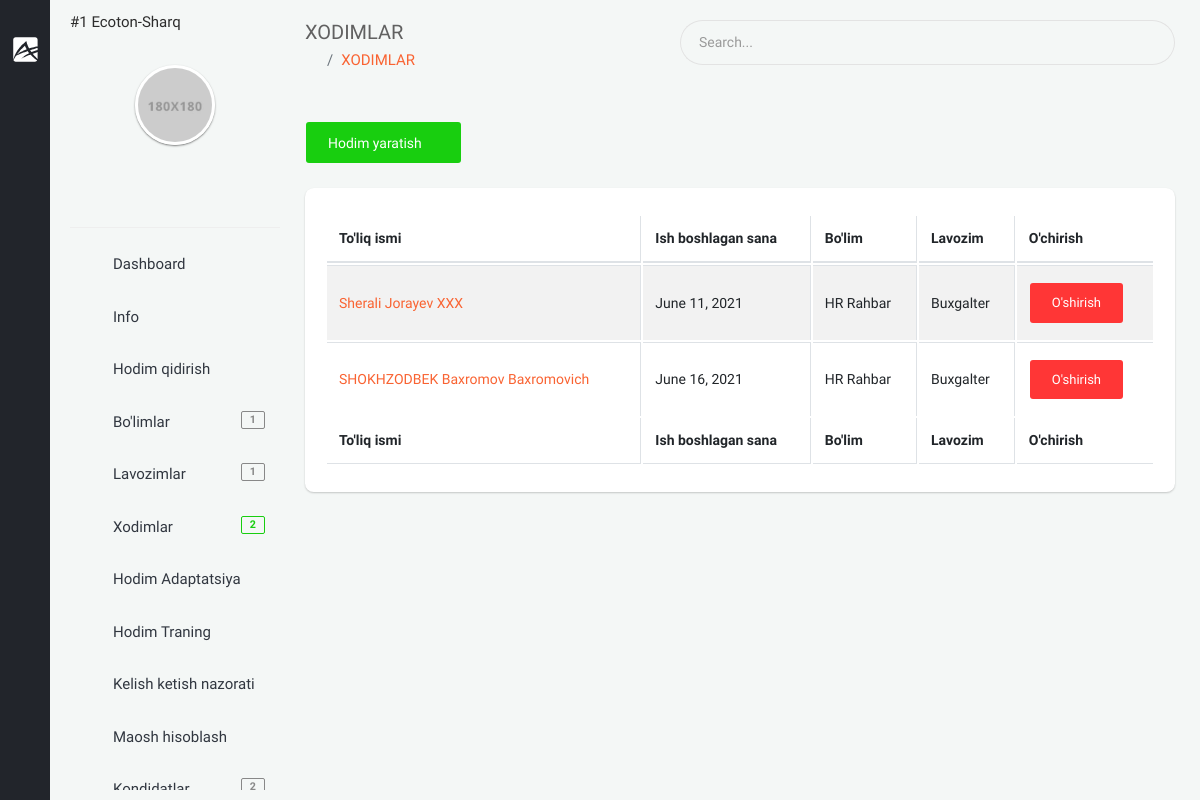
The app's page /backoffice/staff (signed in), older data.
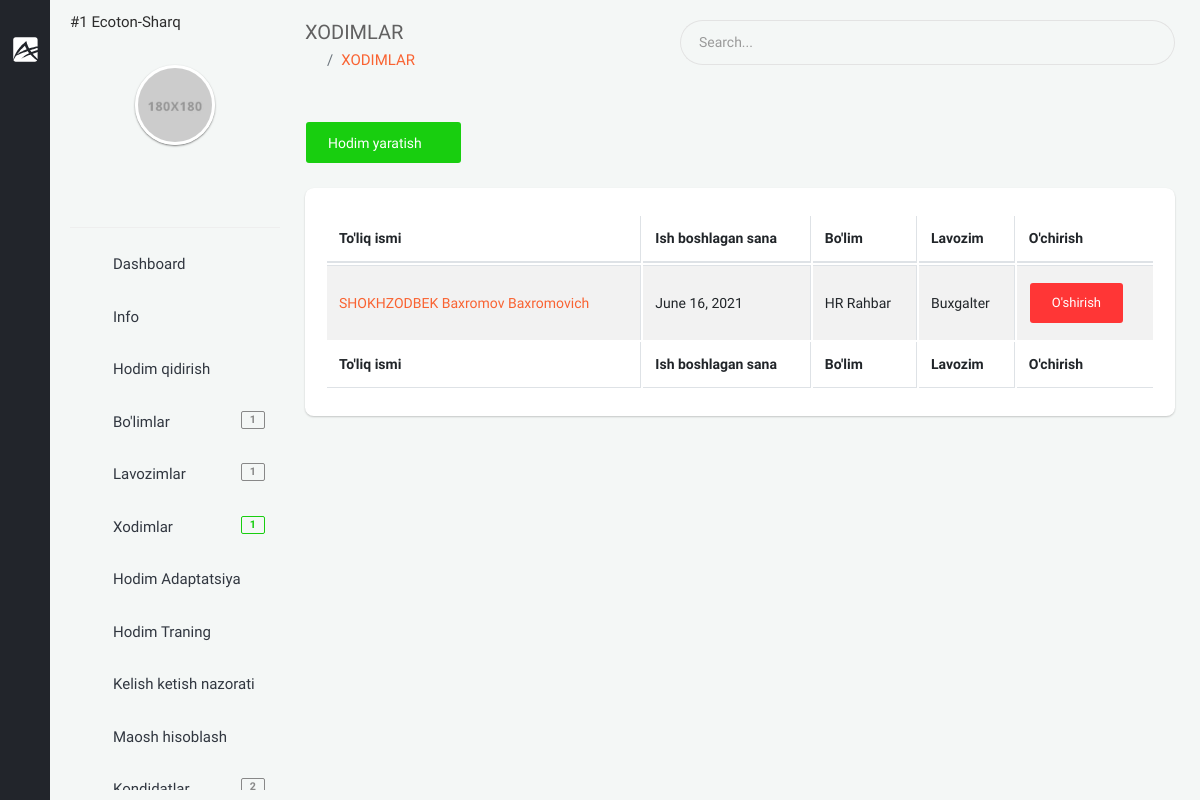
The same page, newer data.
### app/models.py (models this page shows, shortened)
class User(AbstractUser):
    branch = models.ForeignKey(Branch, on_delete=models.CASCADE, null=True, blank=True, verbose_name="Filial")
    company = models.ForeignKey("Company", on_delete=models.CASCADE, null=True, blank=True, verbose_name='Kompaniya')
    is_director = models.BooleanField(default=True)
    created_at = models.DateTimeField(auto_now_add=True)
    class Meta:
        verbose_name_plural = "HR"

class Company(models.Model):
    name = models.CharField(max_length=100, verbose_name="Kompaniya nomi")
    phone = models.CharField(max_length=25, null=True, blank=True, verbose_name="Kompaniya telefon raqami")
    type = models.ForeignKey(TypeCompany, on_delete=models.CASCADE, null=True, blank=True,
                             verbose_name="Kompaniya turi")
    address = models.CharField(max_length=255, null=True, blank=True, verbose_name="Kompaniya manzili")
    creator = models.CharField(max_length=255, null=True, blank=True, verbose_name="Kompaniya asoschisi")
    text = RichTextUploadingField(null=True, blank=True, verbose_name="Kompaniya haqida qisqacha ma'lumot")
    video = models.FileField(upload_to='company/video/', null=True, blank=True,
                             verbose_name="Kompaniya haqida qisqacha video")
    info = models.TextField(null=True, blank=True, verbose_name="Bot uchun qisqacha ma'lumot")
    logo = models.ImageField(upload_to='company/image/', null=True, blank=True, verbose_name="Kompaniya logotipi")
    amount_of_staff = models.IntegerField(verbose_name="Hodimlar soni", default=1)
    created_at = models.DateTimeField(auto_now_add=True)
    def __str__(self):
        return f'#{self.id}  {self.name}'
    class Meta:
        ordering = ['-created_at']
        verbose_name_plural = "Kompaniya ma'lumotini qo'shish"

class Staff(models.Model):
    GENDER = (
        ('male', 'Erkak'),
        ('female', 'Ayol')
    )
    company = models.ForeignKey(Company, on_delete=models.CASCADE, verbose_name="Kompaniya")
    first_name = models.CharField(null=True, blank=True, max_length=255, verbose_name="Ism")
    second_name = models.CharField(null=True, blank=True, max_length=255, verbose_name="Familiya")
    last_name = models.CharField(null=True, blank=True, max_length=255, verbose_name="Otasining ismi")
    birth_date = models.DateField(null=True, blank=True, verbose_name="Tug'ilgan sana")
    gender = models.CharField(choices=GENDER, max_length=10, verbose_name="Jinsi")
    tabel_number = models.PositiveIntegerField(null=True, blank=True, verbose_name="Tabel raqami")
    start_work_at = models.DateField(null=True, blank=True, verbose_name="Ish boshlagan sana")
    account_number = models.BigIntegerField(null=True, blank=True, verbose_name="Xisob raqami")
    email = models.EmailField(unique=True, verbose_name="Elektron manzil")
    mobile_phone = models.CharField(null=True, blank=True, max_length=15, verbose_name="Mobil telefon")
    home_phone = models.CharField(null=True, blank=True, max_length=15, verbose_name="Uy telefoni")
    work_phone = models.CharField(null=True, blank=True, max_length=15, verbose_name="Ish telefoni")
    address = models.CharField(null=True, blank=True, max_length=255, verbose_name="Uy manzili")
    image = models.ImageField(upload_to='company/staff/image/', null=True, blank=True, verbose_name="Xodimning rasmi")
    qr_code = models.ImageField(upload_to='company/staff/qr_code/', null=True, blank=True, verbose_name="Xodimning qr code")
    department = models.ForeignKey(Department, on_delete=models.CASCADE, verbose_name="Bo'lim")
    position = models.ForeignKey(Position, on_delete=models.CASCADE, verbose_name="Lavozim")
    note = models.CharField(max_length=255, null=True, blank=True, verbose_name="Eslatma")
    work_plan = models.ForeignKey(WorkPlan, on_delete=models.CASCADE, null=True, blank=True, verbose_name="Ish jadvali")
    created_at = models.DateTimeField(auto_now_add=True)
    class Meta:
        ordering = ['-created_at']
        verbose_name_plural = "Xodimlar"

class Department(models.Model):
    name = models.CharField(max_length=255, verbose_name="Bo'lim nomi")
    company = models.ForeignKey(Company, on_delete=models.CASCADE, verbose_name='Kompaniya')
    created_at = models.DateTimeField(auto_now_add=True)
    def __str__(self):
        return self.name
    class Meta:
        ordering = ['-created_at']
        verbose_name_plural = "Bo'limlar"

class Position(models.Model):
    name = models.CharField(max_length=255, verbose_name="Lavozim nomi")
    company = models.ForeignKey(Company, on_delete=models.CASCADE, verbose_name='Kompaniya')
    created_at = models.DateTimeField(auto_now_add=True)
    def __str__(self):
        return self.name
    class Meta:
        ordering = ['-created_at']
        verbose_name_plural = "Lavozim"

### backoffice/views.py (the view)
# urls.py: path('staff', views.StaffListTemplate.as_view(), name="staff"),
class StaffListTemplate(LoginRequiredMixin, generic.ListView):
    template_name = 'backoffice/pages/staff/list.html'
    model = models.Staff
    def get_context_data(self, *, object_list=None, **kwargs):
        staff = super(StaffListTemplate, self).get_context_data(**kwargs)
        company = self.request.user.company
        staff['staffs'] = models.Staff.objects.filter(company=company).order_by('-created_at')
        return staff

### backoffice/context_processors.py (called while the page is built)
def staff_amount(request):
    amount_staff = None
    if request.user.is_anonymous == False:
        company = request.user.company
        staff = models.Staff.objects.filter(company=company)
        amount_staff = staff.count()
    return {"amount_staff": amount_staff}

def position_amount(request):
    position_amounts = None
    if request.user.is_anonymous == False:
        company = request.user.company
        position = models.Position.objects.filter(company=company)
        position_amounts = position.count()
    return {
        'position_amounts': position_amounts
    }

def department_amount(request):
    department_amounts = None
    if request.user.is_anonymous == False:
        company = request.user.company
        department = models.Department.objects.filter(company=company)
        department_amounts = department.count()
    return {
        'department_amounts': department_amounts
    }

def bot_user_list_counter(request):
    department_amounts = None
    if request.user.is_anonymous == False:
        company = request.user.company
        department = models.NewStaff.objects.filter(company=company)
        department_amounts = department.count()
    return {
        'bot_user_list_counter': department_amounts
    }

### templates/backoffice/pages/staff/list.html (shortened to what this page needs)
{% extends 'backoffice/base.html' %}
{% block content %}
    <section class="content">
    <div class="container-fluid">
        <div class="block-header">
            <div class="row clearfix">
                <div class="col-lg-5 col-md-5 col-sm-12">
                    <h2>XODIMLAR</h2>
                    <ul class="breadcrumb padding-0">
                        <li class="breadcrumb-item"><a href="{% url 'backoffice-main' %}"><i class="zmdi zmdi-home"></i></a></li>
                        <li class="breadcrumb-item"><a href="javascript:void(0);">XODIMLAR</a></li>
                    </ul>
                </div>
                <div class="col-lg-7 col-md-7 col-sm-12">
                    <div class="input-group m-b-0">
                        <input type="text" class="form-control" placeholder="Search...">
                        <span class="input-group-addon">
                            <i class="zmdi zmdi-search"></i>
                        </span>
                    </div>
                </div>
            </div>
        </div>
        <div class="row clearfix">
            <div class="col-lg-12">
                <div class="card">
                    <div class="header">
                        <a href="{% url 'staff_create' %}" class="btn btn-success">Hodim yaratish <i class="zmdi zmdi-plus"></i></a>
                    </div>
                    <div class="body">
                        <div class="table-responsive">
                            <table class="table table-bordered table-striped table-hover js-basic-example dataTable">
                                <thead>
                                   <tr>
                                        <th>To'liq ismi</th>
                                        <th>Ish boshlagan sana</th>
                                        <th>Bo'lim</th>
                                        <th>Lavozim</th>
                                        <th>O'chirish</th>
                                    </tr>
                                </thead>
                                <tfoot>
                                    <tr>
                                        <th>To'liq ismi</th>
                                        <th>Ish boshlagan sana</th>
                                        <th>Bo'lim</th>
                                        <th>Lavozim</th>
                                        <th>O'chirish</th>
                                    </tr>
                                </tfoot>
                                <tbody>
                                    {% for staff in staffs %}
                                        <tr>
                                            <td><a href="{% url 'staff-detail' staff.pk %}">{{ staff.first_name }} {{ staff.second_name }} {{ staff.last_name }}</a></td>
                                            <td>{{ staff.birth_date }}</td>
                                            <td>{{ staff.department }}</td>
                                            <td>{{ staff.position}}</td>
                                            <td>
                                                <form action="{% url 'staff_delete' pk=staff.id %}" method="POST">
                                                    <input class="btn btn-default btn-danger" type="submit" value="O'shirish"/>
                                                </form>
                                            </td>
                                        </tr>
                                    {% endfor %}
                                </tbody>
                            </table>
                        </div>
                    </div>
                </div>
            </div>
        </div>
    </div>
</section>
{% endblock %}

### templates/backoffice/base.html (shortened to what this page needs)
{% load static %}
<!doctype html>
<html lang="en">
<head>
    {% include 'backoffice/assets/links.html' %}
</head>
<body class="theme-black" style="overflow: auto">
{% if request.path == "/backoffice/login" or request.path == "/backoffice/registration" %}
{% else %}
    {% include 'backoffice/parts/minileftbar.html' %}
{% endif %}
{% block content %}{% endblock %}
</body>
</html>

### templates/backoffice/assets/links.html
{% load static %}
<link rel="stylesheet" href="{% static 'backoffice/assets/plugins/bootstrap/css/bootstrap.min.css' %}">
<link rel="stylesheet" href="{% static 'backoffice/assets/plugins/jquery-datatable/dataTables.bootstrap4.min.css' %}">
<link  rel="stylesheet" href="{% static 'backoffice/assets/css/main.css' %}">
<link rel="stylesheet" href="{% static 'backoffice/assets/css/color_skins.css' %}">
<link rel="stylesheet" href="{% static 'backoffice/assets/plugins/multi-select/css/multi-select.css' %}">
<link rel="stylesheet" href="{% static 'backoffice/assets/plugins/bootstrap-select/css/bootstrap-select.css' %}">

### templates/backoffice/parts/minileftbar.html (shortened to what this page needs)
{% load static %}
<aside id="minileftbar" class="minileftbar">
    <ul class="menu_list">
        <li>
            <a href="javascript:void(0);" class="bars" style="display: inline;"></a>
            <a class="navbar-brand" href="{% url 'backoffice-main' %}"><img src="{% static 'backoffice/assets/images/logo.svg' %}" alt="Alpino"></a>
        </li>
        <li><a href="javascript:void(0);" class="menu-sm"><i class="zmdi zmdi-swap"></i></a></li>
        <li><a href="" title="Events"><i class="zmdi zmdi-calendar"></i></a></li>
        <li><a href="" title="Contact List"><i class="zmdi zmdi-account-box-phone"></i></a></li>
        <li><a href="javascript:void(0);" class="fullscreen" data-provide="fullscreen"><i
                class="zmdi zmdi-fullscreen"></i></a></li>
        <li class="power">
            <a href="{% url 'logout' %}" class="mega-menu"><i class="zmdi zmdi-power"></i></a>
        </li>
    </ul>
</aside>
<aside class="right_menu">
    <div id="leftsidebar" class="sidebar">
        <div class="menu">
            <ul class="list">
                <li>
                    <p>{{ request.user.company }}</p>
                </li>
                <li>
                    <div class="user-info m-b-20">
                        <div class="image">
                            <a href="" class=" waves-effect waves-block"><img src="{% static 'backoffice/assets/images/profile_av.jpg' %}" alt="User"></a>
                        </div>
                        <div class="detail">
                            <a href="javascript:void(0);" title="" class=" waves-effect waves-block"><i class="zmdi zmdi-facebook-box"></i></a>
                            <a href="javascript:void(0);" title="" class=" waves-effect waves-block"><i class="zmdi zmdi-linkedin-box"></i></a>
                            <a href="javascript:void(0);" title="" class=" waves-effect waves-block"><i class="zmdi zmdi-instagram"></i></a>
                            <a href="javascript:void(0);" title="" class=" waves-effect waves-block"><i class="zmdi zmdi-twitter-box"></i></a>
                        </div>
                    </div>
                </li>
                <li><a href="{% url 'backoffice-main' %}" class="toggled waves-effect waves-block"><i class="zmdi zmdi-home"></i><span>Dashboard</span></a></li>
                <li>
                    <a href="{% url 'info' %}" class="menu-toggle waves-effect waves-block"><i class="zmdi zmdi-desktop-windows"></i><span>Info</span></a>
                </li>
                <li>
                    <a href="{% url 'search_staff' %}" class="menu-toggle waves-effect waves-block"><i class="zmdi zmdi-search"></i><span>Hodim qidirish</span></a>
                </li>
                <li>
                    <a href="{% url 'department' %}" class="menu-toggle waves-effect waves-block"><i class="zmdi zmdi-window-maximize"></i><span>Bo'limlar</span> <span class="badge badge-default float-right">{{ department_amounts }}</span></a>
                </li>
                <li><a href="{% url 'position' %}" class="menu-toggle waves-effect waves-block"><i class="zmdi zmdi-ticket-star"></i><span>Lavozimlar</span><span class="badge badge-default float-right">{{ position_amounts }}</span></a>
                <li><a href="{% url 'staff' %}" class="menu-toggle waves-effect waves-block"><i class="zmdi zmdi zmdi-accounts-add"></i><span>Xodimlar</span><span class="badge badge-success float-right">{{ amount_staff }}</span></a></li>
                <li>
                    <a href="" class="menu-toggle waves-effect waves-block"><i class="zmdi zmdi-desktop-windows"></i><span>Hodim Adaptatsiya</span></a>
                </li>
                <li>
                    <a href="" class="menu-toggle waves-effect waves-block"><i class="zmdi zmdi-run"></i><span>Hodim Traning</span></a>
                </li>
                <li>
                    <a href="" class="menu-toggle waves-effect waves-block"><i class="zmdi zmdi-run"></i><span>Kelish ketish nazorati</span></a>
                </li>
                <li>
                    <a href="" class="menu-toggle waves-effect waves-block"><i class="zmdi zmdi-money-box"></i><span>Maosh hisoblash</span></a>
                </li>
                <li>
                    <a href="{% url 'new_telegram_staff' %}" class="menu-toggle waves-effect waves-block"><i class="zmdi zmdi-account-box-o "></i><span>Kondidatlar</span><span class="badge badge-default float-right">{{ bot_user_list_counter }}</span></a>
                </li>
            </ul>
        </div>
    </div>
</aside>

### templates/backoffice/assets/scripts.html (shortened to what this page needs)
{% load  static %}

### backoffice/static/backoffice/assets/css/color_skins.css (style rules this page uses)
.theme-black .minileftbar { background: #22252b }
.theme-black .minileftbar .menu_list li a { color: #afafaf }

Row changes from the older to the newer data that the page shows:
removed Staff: first_name "Sherali", second_name "Jorayev", last_name "XXX", birth_date "June 11, 2021", department "HR Rahbar", position "Buxgalter"
Text that changed along with them:
{{ amount_staff }}: "2" → "1"
